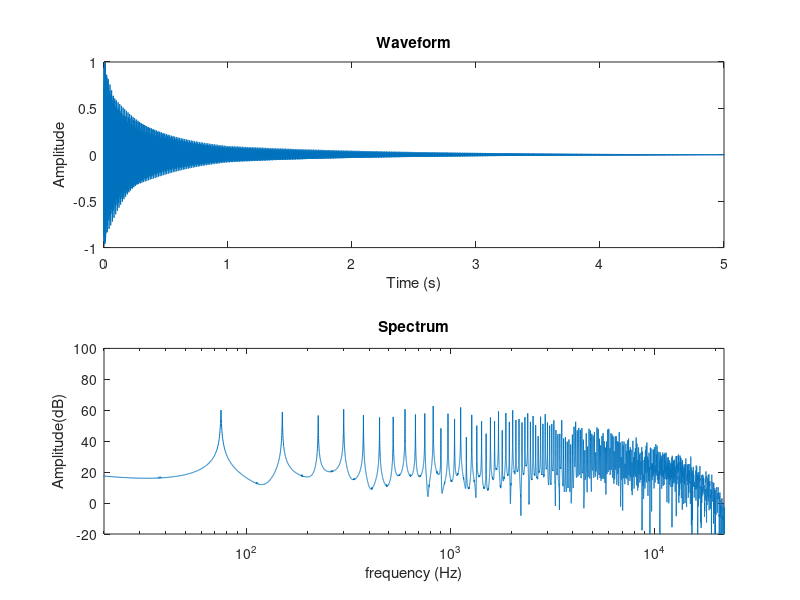

MATLAB code for this plot: (Note: this script raises an error after producing the figure.)
%%%%%%%%%%%%%%%%%%%%%%%%%%%%%%%%%%%%%%%%%%%%%%%%%%%%%%%%%%%%%%%%%%%%%%%%%%%
%%%         PBMMI:function for single notes
%%%         Author:Nuolin Lai
%%%         Create Date:18/01/2021
%%%         Last modify date:18/01/2021
%%%         Input BPM,syncopated note type(1,1/2,1/4),F0,Fs,R,S
%%%%%%%%%%%%%%%%%%%%%%%%%%%%%%%%%%%%%%%%%%%%%%%%%%%%%%%%%%%%%%%%%%%%%%%%%%%

clc;
clear all;
close all;

%set global paramenter
Fs  = 44.1e3;         %Sampling rate in Hz
T60 = 5;              %Duration of simulation in seconds
r   = T60/log(1000);  %Calculate tau
f0  =75;              %Fundamental frequency of the string in Hz
f0s = f0/2;           %End frequency of slur
BPM = 150;            %BPM
Bt = 60/BPM;          %beat duration in seconds.
rho =  exp(-1/(f0*r))/abs(cos(pi*f0/Fs)); %loss parameter rho
R = 0.95;                                 % dynamics parameter R
S = 0.5;                                  % the decay stretching factor
P1 = Fs/f0;   % the real value for the period of the first partial(start)
Ps = Fs/f0s;  % the real value for the period of the first partial(end)
Pa = S;       % phase delay for low frequency
%omega0 = 2*pi*f0; 
% if f0 <= Fs/40
%     Pa = S;
% else
%     Pa = 1/(tan(-S*sin(omega0/Fs)/((1-S)-S*cos(omega0/Fs)))*omega0/Fs);
% end
Nexact = P1-Pa;         %ideal number of samples for original pitch
Nexacts = Ps-Pa;        %ideal number of samples for end pitch
N = floor(Nexact);      %number of sample in delay line(start)
N2 = floor(Nexacts);    %number of sample in delay line(end)

M = T60*Fs;             %the length of output 
Gt = 2*Bt;              %time for glissandis
NG = Gt*Fs;             %number of sample in glissandis process
Ns = N*ones((M-N-1),1); %vector of delay line 
Gs = linspace(N,N2,NG); %Delay sample during glissandis process
Ns(1:NG)=Gs;
Ns = floor(Ns);

fv = 5; %frequency of vibrato
Vs = min(N,N2)+abs(N-N2)/2+abs(N-N2)/2*sin(2*pi*fv*(0:NG-1)/Fs); % delay vector of vibrato

P = Nexact-N;%fractional delay
C = (1-P)/(1+P);
S = 0.5;
% vector initialise
v = -1 + (1+1)*rand(N+1,1); %create white noise from -1 to 1
y1 = zeros(M,1); %output of the algorithm
% 
%implement dynamics filter
x1 = 0; %initialise x1

%read from white noise
% for n = 0:N
%     x0 = (1-R)*v(n+1);
%     y(n+1) = x0+R*x1;
%     x1 = x0;
% end
% tic;
% %decay stretching and tuning
% yp1 = 0;
% 
% for n = N+1:M-1
%     yp0= y(n-N+1)*C+y(n-N)+yp1*(-C) ;
%     y(n+1) = rho*((1-S)*yp0+S*yp1);
%     yp1 = yp0;
% end
% 
x1 = 0; %initialise x1
%read from white noise
for n = 0:N
    x0 = (1-R)*v(n+1);
    y(n+1) = x0+R*x1;
    x1 = x0;
end

% Slur
tic
yp1 = 0;
for n = N+1:M/5
    yp0= y(n-N+1)*C+y(n-N)+yp1*(-C) ;
    y(n+1) = rho*((1-S)*yp0+S*yp1);
    yp1 = yp0;
end

for n = M/5+1:M-1
    yp0= y(n-N2+1)*C+y(n-N2)+yp1*(-C) ;
    y(n+1) = rho*((1-S)*yp0+S*yp1);
    yp1 = yp0;
end
%
% x1 = 0; %initialise x1
% %read from white noise
% for n = 0:N
%     x0 = (1-R)*v(n+1);
%     y2(n+1) = x0+R*x1;
%     x1 = x0;
% end
% 
% %glissandis
% yp1 = 0;
% for n = N+1:M-1
%     yp0= y2(n-Ns(n-N)+1)*C+y2(n-Ns(n-N))+yp1*(-C);
%     y2(n+1) = rho*((1-S)*yp0+S*yp1);
%     yp1 = yp0;
% end
% IR_guitar = audioread('Taylor814.wav');
% y2 = conv(y2,IR_guitar);
L = length(y);

%Normalise
y = y/max(y);
t = (0:L-1)/Fs;
subplot(2,1,1);
plot(t,y);
%xlabel
xlabel('Time (s)');
ylabel('Amplitude');
title('Waveform')
subplot(2,1,2);
spe = 20*log10(abs(fft(y)));
freq = (0:L-1)/L*Fs;
semilogx(freq,spe);
%xlabel
xlabel('frequency (Hz)');
ylabel('Amplitude(dB)');
title('Spectrum')
ylim([-20 100]);
xlim([20 Fs/2]);
xline(f0,'--')

%
sound(y,Fs)